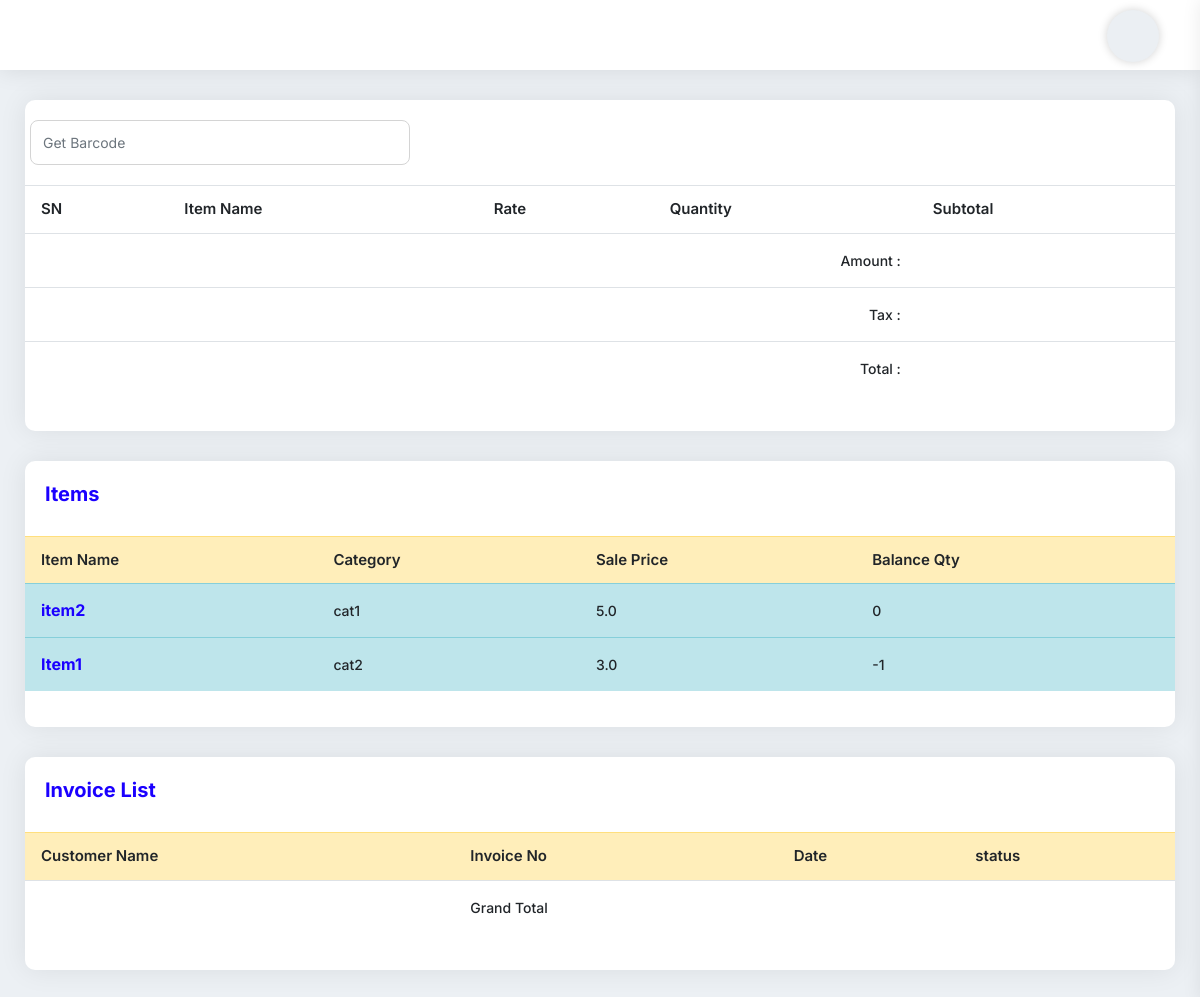
The app's page /mycart/ (signed in), older data.
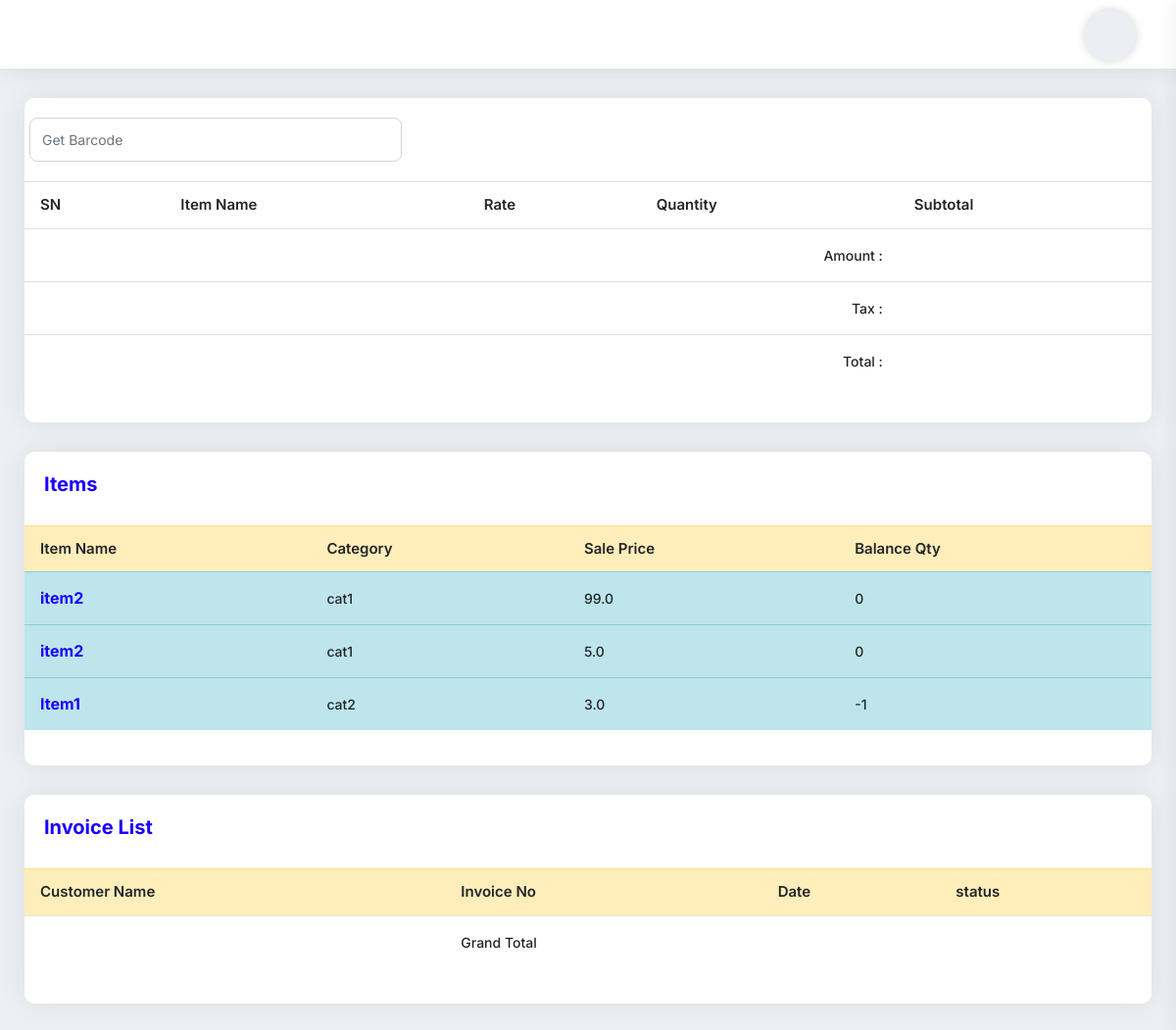
The same page, newer data.
### myapp/models.py (models this page shows, shortened)
class Items(models.Model):
    item_name = models.CharField(max_length=225)
    category = models.CharField(max_length=225)
    pruchase_price = models.FloatField(default=0.00)
    sell_price = models.FloatField(default=0.00)
    balance_qty = models.IntegerField(default=0)
    barcode_id = models.CharField(max_length=225,blank=True, null=True)
    photo = models.ImageField(upload_to='', blank=True, null=True)

### myapp/views.py (the view)
# urls.py: path('mycart/', MyCartView.as_view(), name='MyCartView'),
class MyCartView(UserRequiredMixin,TemplateView):
    template_name = 'mycartview.html'
    def get_context_data(self, **kwargs):
        context = super().get_context_data(**kwargs)
        cart_id = self.request.session.get('cart_id', None)
        if cart_id:
            cart = Cart.objects.get(id=cart_id)
        else:
            cart = None
        context['cart'] = cart
        context['product_list'] = Items.objects.all().order_by('-id')
        context['queryset'] = Order.objects.filter(created_at=datetime.date.today()).order_by('-id')
        return context

### myapp/views.py (called while the page is built)
    def dispatch(self, request, *args, **kwargs):
        if request.user.is_authenticated:
            pass
        else:
            return redirect('myapp:UserLoginView')
        return super().dispatch(request, *args, **kwargs)

### templates/mycartview.html (shortened to what this page needs)
{% extends 'base.html' %}
{% block content %}
<div class="card-box mb-30">
    <div class="pd-20">
        <form action="{% url 'myapp:testbarcode' %}" method="post">{% csrf_token %}
            <div class="row">
                <input type="number" placeholder="Get Barcode" name="pid" class="form-control col-md-4">
            </div>
        </form>
    </div>
    <div class="pb-20">
        <table class="table stripe hover nowrap">
            <thead>
            <tr>
                <th>SN</th>
                <th>Item Name</th>
                <th>Rate</th>
                <th>Quantity</th>
                <th>Subtotal</th>
            </tr>
            </thead>
            <tbody>
            <tr>
                <td colspan="4" class="text-right">Amount :</td>
                <td>{{cart.total}}</td>
            </tr>
            <tr>
                <td colspan="4" class="text-right">Tax :</td>
                <td>{{cart.tax}}</td>
            </tr>
            <tr>
                <td colspan="4" class="text-right">Total :</td>
                <td>{{cart.super_total}}</td>
            </tr>
            </tbody>
        </table>
    </div>
</div>
<div class="card-box mb-30">
    <div class="pd-20">
        <h4 class="text-blue h4">Items
            <a href="{% url 'myapp:MyCartView' %}" class="text-info">
                <span class="micon bi bi-cart4"></span>
                <span class="micon bi bi-cart4"></span>
                <span class="micon bi bi-cart4"></span>
            </a>
        </h4>
    </div>
    <div class="pb-20">
        <table class="data-table table stripe hover nowrap">
            <thead>
            <tr class="table-warning">
                <th class="table-plus datatable-nosort">Item Name</th>
                <th>Category</th>
                <th>Sale Price</th>
                <th>Balance Qty</th>
            </tr>
            </thead>
            <tbody>
            {% for p in product_list %}
            <tr class="table-info">
                <td class="table-plus"><a href="{% url 'myapp:AddToCartView' p.id %}"><h6 class="text-blue">
                    {{p.item_name}}</h6></a></td>
                <td>{{p.category}}</td>
                <td>{{p.sell_price}}</td>
                <td>{{p.balance_qty}}</td>
            </tr>
            {% endfor %}
            </tbody>
        </table>
    </div>
</div>
<div class="card-box mb-30">
    <div class="pd-20">
        <h4 class="text-blue h4">Invoice List</h4>
    </div>
    <div class="pb-20">
        <table
                class="table hover data-table-export nowrap"
        >
            <thead>
            <tr class="table-warning">
                <th class="table-plus datatable-nosort">Customer Name</th>
                <th>Invoice No</th>
                <th>Date</th>
                <th>status</th>
            </tr>
            </thead>
            <tfoot>
            <tr>
                <td></td>
                <td>Grand Total</td>
                <td></td>
                <td></td>
            </tr>
            </tfoot>
        </table>
    </div>
</div>
{% endblock content %}

Row changes from the older to the newer data that the page shows:
added Items: item_name "item2", category "cat1", sell_price "99.0", balance_qty "0"
